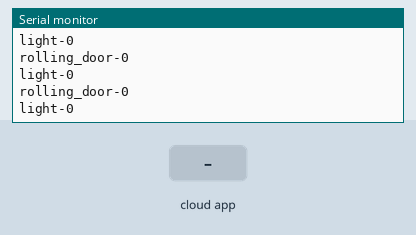
Simulated run of this sketch. Board: ESP8266 (NodeMCU). On the bench: the last lines printed to the serial monitor. Inputs (shaded band) come from the test bench. WiFi joins after 1.5 s; servers stay silent unless stated; the Firebase database answers and starts empty.

Above: at 3.7 s.
3.8 s: the phone or cloud app sets light to 1
At 3.98 s:
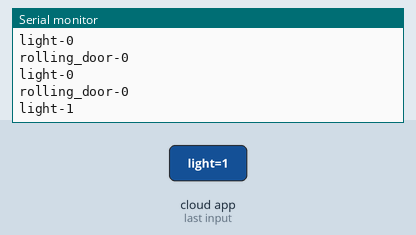
5.3 s: the phone or cloud app sets rolling_door to 1
At 5.64 s:
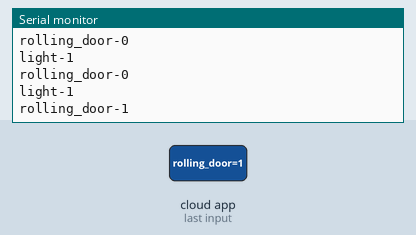

The sketch:

final_getdata.ino
```cpp
#include <SoftwareSerial.h>

#include <ESP8266WiFi.h>
#include <FirebaseESP8266.h>
//https://testesp8266-f5f3c-default-rtdb.firebaseio.com/
#define FIREBASE_HOST "smarthome-98045-default-rtdb.firebaseio.com/"                     //Your Firebase Project URL goes here without "http:" , "\" and "/"
#define FIREBASE_AUTH "rjho60yExTX3lcgkw4y7hZRKVcjvuX1ot4gWjpW9" //Your Firebase Database Secret goes here
/* 4, Define the FirebaseAuth data for authentication data */
FirebaseAuth auth;

/* Define the FirebaseConfig data for config data */
FirebaseConfig config;
#define WIFI_SSID "ip"                                               //your WiFi SSID for which yout NodeMCU connects
#define WIFI_PASSWORD "244466666"                                      //Password of your wifi network
// #include<SoftwareSerial.h>

// Declare the Firebase Data object in the global scope
FirebaseData firebaseData;

// Declare global variable to store value
int val=0;
// Khai báo các chân RX và TX cho espsoftwareserial
// #define RX_PIN 4 // D2
// #define TX_PIN 5 // D1

// Tạo một đối tượng espsoftwareserial với tốc độ baud là 9600
// SoftwareSerial mySerial(RX_PIN, TX_PIN);
int i = 1;

void setup() {
  // Khởi tạo cổng nối tiếp phần cứng với tốc độ baud là 115200
  Serial.begin(9600);

  // Khởi tạo cổng nối tiếp phần mềm với tốc độ baud là 9600
  // mySerial.begin(9600);

  // In ra thông báo khởi động
  // Serial.println("ESP8266 UART Communication Example");
  config.database_url = FIREBASE_HOST;
  config.signer.tokens.legacy_token = FIREBASE_AUTH;
  // Serial.println("Serial communication started\n\n");

  WiFi.begin(WIFI_SSID, WIFI_PASSWORD);                                     //try to connect with wifi
  // Serial.print("Connecting to ");
  // Serial.print(WIFI_SSID);


  while (WiFi.status() != WL_CONNECTED) {
    // Serial.print(".");
    delay(500);
  }


  // Serial.println();
  // Serial.print("Connected to ");
  // Serial.println(WIFI_SSID);
  // Serial.print("IP Address is : ");
  // Serial.println(WiFi.localIP());                                            //print local IP address
  Firebase.begin(&config, &auth);

  Firebase.reconnectWiFi(true);
  delay(1000);
}
void loop() {
// Firebase Error Handling And Reading Data From Specified Path ************************************************
    readLightValue();
    readRollingDoorValue();
    // readWindowValue();
    // readFanValue();
 }
void readLightValue() {
    if (Firebase.getInt(firebaseData, "/light")) { // On successful Read operation, function returns 1
       int val = firebaseData.intData();

    // Chuyển đổi số nguyên thành chuỗi
    char valStr[10];
    snprintf(valStr, sizeof(valStr), "%d", val);

    // Tạo chuỗi kết quả
    char charValue[50];
    snprintf(charValue, sizeof(charValue), "light-%s", valStr);

    // Gửi chuỗi kết quả qua mySerial
    Serial.println(charValue);
    } else {
        // Serial.println(firebaseData.errorReason());
    }
}

void readRollingDoorValue(){
  if (Firebase.getInt(firebaseData, "/rolling_door")) {                           // On successful Read operation, function returns 1
    if (firebaseData.dataType() == "int") {
      int val = firebaseData.intData();

    // Chuyển đổi số nguyên thành chuỗi
    char valStr[10];
    snprintf(valStr, sizeof(valStr), "%d", val);

    // Tạo chuỗi kết quả
    char charValue[50];
    snprintf(charValue, sizeof(charValue), "rolling_door-%s", valStr);

    // Gửi chuỗi kết quả qua mySerial
    Serial.println(charValue);
    }

  } else {
    // Serial.println(firebaseData.errorReason());
  }
}
void readFanValue(){
  if (Firebase.getInt(firebaseData, "/fan")) {                           // On successful Read operation, function returns 1
    int val = firebaseData.intData();

    // Chuyển đổi số nguyên thành chuỗi
    char valStr[10];
    snprintf(valStr, sizeof(valStr), "%d", val);

    // Tạo chuỗi kết quả
    char charValue[50];
    snprintf(charValue, sizeof(charValue), "fan-%s", valStr);

    // Gửi chuỗi kết quả qua mySerial
    Serial.println(charValue);
  } else {
    // Serial.println(firebaseData.errorReason());
  }
}
void readWindowValue(){
  if (Firebase.getInt(firebaseData, "/window")) {                           // On successful Read operation, function returns 1
    int val = firebaseData.intData();

    // Chuyển đổi số nguyên thành chuỗi
    char valStr[10];
    snprintf(valStr, sizeof(valStr), "%d", val);

    // Tạo chuỗi kết quả
    char charValue[50];
    snprintf(charValue, sizeof(charValue), "window-%s", valStr);

    // Gửi chuỗi kết quả qua mySerial
    Serial.println(charValue);

  } else {
    // Serial.println(firebaseData.errorReason());
  }
}
```

Measured:
- after the input at 3.8 s, the serial monitor: prints a new line after 0.05 s (image 1)
- after the input at 5.3 s, the serial monitor: prints a new line after 0.21 s (image 2)
